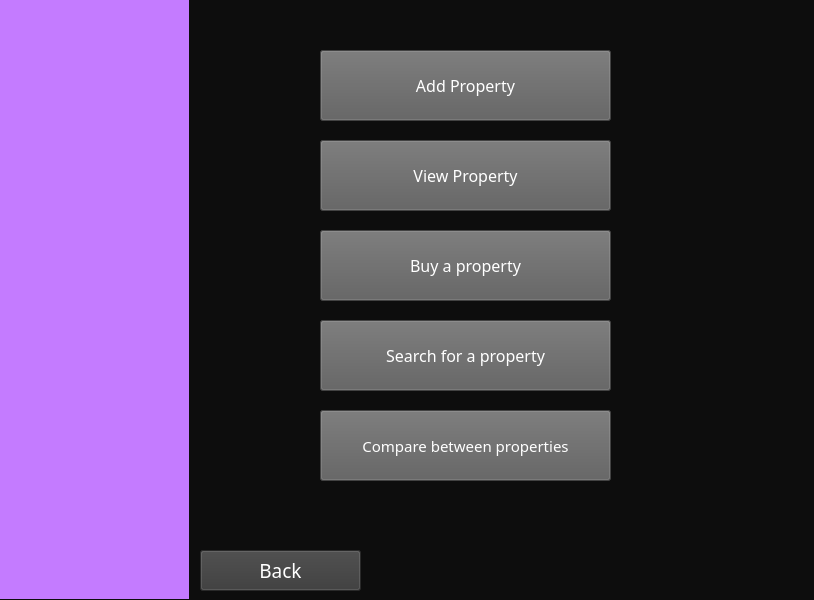
<?xml version="1.0" encoding="UTF-8"?>
<ui version="4.0">
 <class>MainWindow</class>
 <widget class="QMainWindow" name="MainWindow">
  <property name="geometry">
   <rect>
    <x>0</x>
    <y>0</y>
    <width>814</width>
    <height>600</height>
   </rect>
  </property>
  <property name="windowTitle">
   <string>MainWindow</string>
  </property>
  <property name="styleSheet">
   <string notr="true">background-color: rgb(13, 13, 13);
color: rgb(255, 255, 255);
border-color: rgb(85, 85, 85);
border-color: qlineargradient(spread:pad, x1:0, y1:0, x2:1, y2:0, stop:0 rgba(255, 0, 0, 255), stop:0.166 rgba(255, 255, 0, 255), stop:0.333 rgba(0, 255, 0, 255), stop:0.5 rgba(0, 255, 255, 255), stop:0.666 rgba(0, 0, 255, 255), stop:0.833 rgba(255, 0, 255, 255), stop:1 rgba(255, 0, 0, 255));</string>
  </property>
  <widget class="QWidget" name="centralwidget">
   <widget class="QWidget" name="horizontalLayoutWidget">
    <property name="geometry">
     <rect>
      <x>-1</x>
      <y>0</y>
      <width>231</width>
      <height>601</height>
     </rect>
    </property>
    <layout class="QHBoxLayout" name="horizontalLayout"/>
   </widget>
   <widget class="QStackedWidget" name="stackedWidget">
    <property name="geometry">
     <rect>
      <x>-10</x>
      <y>0</y>
      <width>811</width>
      <height>601</height>
     </rect>
    </property>
    <property name="currentIndex">
     <number>0</number>
    </property>
    <widget class="QWidget" name="page_1">
     <widget class="QPushButton" name="addPropbtn">
      <property name="geometry">
       <rect>
        <x>330</x>
        <y>50</y>
        <width>291</width>
        <height>71</height>
       </rect>
      </property>
      <property name="font">
       <font>
        <family>Lucida Fax</family>
        <pointsize>12</pointsize>
        <bold>false</bold>
        <underline>false</underline>
       </font>
      </property>
      <property name="styleSheet">
       <string notr="true">background-color: rgb(93, 93, 93);</string>
      </property>
      <property name="text">
       <string>Add Property</string>
      </property>
     </widget>
     <widget class="QPushButton" name="viewPropbtn">
      <property name="geometry">
       <rect>
        <x>330</x>
        <y>140</y>
        <width>291</width>
        <height>71</height>
       </rect>
      </property>
      <property name="font">
       <font>
        <family>Lucida Fax</family>
        <pointsize>12</pointsize>
        <bold>false</bold>
        <underline>false</underline>
       </font>
      </property>
      <property name="styleSheet">
       <string notr="true">background-color: rgb(93, 93, 93);</string>
      </property>
      <property name="text">
       <string>View Property</string>
      </property>
     </widget>
     <widget class="QPushButton" name="searchPropbtn">
      <property name="geometry">
       <rect>
        <x>330</x>
        <y>320</y>
        <width>291</width>
        <height>71</height>
       </rect>
      </property>
      <property name="font">
       <font>
        <family>Lucida Fax</family>
        <pointsize>12</pointsize>
        <bold>false</bold>
        <underline>false</underline>
       </font>
      </property>
      <property name="styleSheet">
       <string notr="true">background-color: rgb(93, 93, 93);</string>
      </property>
      <property name="text">
       <string>Search for a property</string>
      </property>
     </widget>
     <widget class="QPushButton" name="comparePropbtn">
      <property name="geometry">
       <rect>
        <x>330</x>
        <y>410</y>
        <width>291</width>
        <height>71</height>
       </rect>
      </property>
      <property name="font">
       <font>
        <family>Lucida Fax</family>
        <pointsize>11</pointsize>
        <bold>false</bold>
        <underline>false</underline>
       </font>
      </property>
      <property name="styleSheet">
       <string notr="true">background-color: rgb(93, 93, 93);</string>
      </property>
      <property name="text">
       <string>Compare between properties</string>
      </property>
     </widget>
     <widget class="QPushButton" name="backbtn">
      <property name="geometry">
       <rect>
        <x>210</x>
        <y>550</y>
        <width>161</width>
        <height>41</height>
       </rect>
      </property>
      <property name="font">
       <font>
        <family>Lucida Fax</family>
        <pointsize>14</pointsize>
        <bold>false</bold>
        <underline>false</underline>
       </font>
      </property>
      <property name="styleSheet">
       <string notr="true">background-color: rgb(57, 57, 57);</string>
      </property>
      <property name="text">
       <string>Back</string>
      </property>
     </widget>
     <widget class="QPushButton" name="buyPropbtn">
      <property name="geometry">
       <rect>
        <x>330</x>
        <y>230</y>
        <width>291</width>
        <height>71</height>
       </rect>
      </property>
      <property name="font">
       <font>
        <family>Lucida Fax</family>
        <pointsize>12</pointsize>
        <bold>false</bold>
        <underline>false</underline>
       </font>
      </property>
      <property name="styleSheet">
       <string notr="true">background-color: rgb(93, 93, 93);</string>
      </property>
      <property name="text">
       <string>Buy a property</string>
      </property>
     </widget>
     <widget class="QWidget" name="sidebarWidget" native="true">
      <property name="geometry">
       <rect>
        <x>-30</x>
        <y>0</y>
        <width>229</width>
        <height>599</height>
       </rect>
      </property>
      <property name="styleSheet">
       <string notr="true">background-color: qlineargradient(spread:pad, x1:0, y1:0.795, x2:0.911, y2:0.0454545, stop:0.100559 rgba(145, 70, 145, 255), stop:1 rgba(54, 57, 57, 255));
background-color: rgb(196, 123, 255);
</string>
      </property>
     </widget>
    </widget>
    <widget class="QWidget" name="page_3">
     <widget class="QWidget" name="horizontalLayoutWidget_2">
      <property name="geometry">
       <rect>
        <x>10</x>
        <y>0</y>
        <width>151</width>
        <height>601</height>
       </rect>
      </property>
      <layout class="QHBoxLayout" name="horizontalLayout_2">
       <item>
        <widget class="QWidget" name="sidebarWidget_3" native="true">
         <property name="styleSheet">
          <string notr="true">background-color: qlineargradient(spread:pad, x1:0, y1:0.795, x2:0.911, y2:0.0454545, stop:0.100559 rgba(145, 70, 145, 255), stop:1 rgba(54, 57, 57, 255));
background-color: rgb(196, 123, 255);
</string>
         </property>
        </widget>
       </item>
      </layout>
     </widget>
     <widget class="QTableWidget" name="userPropTable">
      <property name="geometry">
       <rect>
        <x>370</x>
        <y>50</y>
        <width>311</width>
        <height>531</height>
       </rect>
      </property>
     </widget>
     <widget class="QLabel" name="title_2">
      <property name="geometry">
       <rect>
        <x>200</x>
        <y>10</y>
        <width>241</width>
        <height>31</height>
       </rect>
      </property>
      <property name="styleSheet">
       <string notr="true">font: 900 italic 18pt &quot;Segoe UI&quot;;
color: rgb(255, 255, 255);</string>
      </property>
      <property name="text">
       <string>User Properties</string>
      </property>
     </widget>
    </widget>
    <widget class="QWidget" name="page"/>
    <widget class="QWidget" name="page_2">
     <widget class="QPushButton" name="backbtn_2">
      <property name="geometry">
       <rect>
        <x>220</x>
        <y>550</y>
        <width>151</width>
        <height>41</height>
       </rect>
      </property>
      <property name="font">
       <font>
        <family>Lucida Fax</family>
        <pointsize>14</pointsize>
        <bold>false</bold>
        <underline>false</underline>
       </font>
      </property>
      <property name="styleSheet">
       <string notr="true">background-color: rgb(57, 57, 57);</string>
      </property>
      <property name="text">
       <string>Back</string>
      </property>
     </widget>
     <widget class="QLabel" name="title">
      <property name="geometry">
       <rect>
        <x>230</x>
        <y>10</y>
        <width>241</width>
        <height>31</height>
       </rect>
      </property>
      <property name="styleSheet">
       <string notr="true">font: 900 italic 18pt &quot;Segoe UI&quot;;
color: rgb(255, 255, 255);</string>
      </property>
      <property name="text">
       <string>Property details</string>
      </property>
     </widget>
     <widget class="QLabel" name="ownernamelbl">
      <property name="geometry">
       <rect>
        <x>240</x>
        <y>70</y>
        <width>141</width>
        <height>31</height>
       </rect>
      </property>
      <property name="styleSheet">
       <string notr="true"/>
      </property>
      <property name="text">
       <string>Owner's name</string>
      </property>
     </widget>
     <widget class="QLabel" name="typelbl">
      <property name="geometry">
       <rect>
        <x>240</x>
        <y>250</y>
        <width>81</width>
        <height>41</height>
       </rect>
      </property>
      <property name="text">
       <string>Type</string>
      </property>
     </widget>
     <widget class="QLabel" name="locationlbl">
      <property name="geometry">
       <rect>
        <x>240</x>
        <y>190</y>
        <width>111</width>
        <height>31</height>
       </rect>
      </property>
      <property name="text">
       <string>Location</string>
      </property>
     </widget>
     <widget class="QLabel" name="arealbl">
      <property name="geometry">
       <rect>
        <x>240</x>
        <y>130</y>
        <width>101</width>
        <height>31</height>
       </rect>
      </property>
      <property name="text">
       <string>Area</string>
      </property>
     </widget>
     <widget class="QLabel" name="bedroomslbl">
      <property name="geometry">
       <rect>
        <x>240</x>
        <y>320</y>
        <width>121</width>
        <height>41</height>
       </rect>
      </property>
      <property name="text">
       <string>Bedrooms</string>
      </property>
     </widget>
     <widget class="QLabel" name="bathroomslbl">
      <property name="geometry">
       <rect>
        <x>240</x>
        <y>390</y>
        <width>131</width>
        <height>31</height>
       </rect>
      </property>
      <property name="text">
       <string>Bathroms</string>
      </property>
     </widget>
     <widget class="QLineEdit" name="ownernameEdit">
      <property name="geometry">
       <rect>
        <x>420</x>
        <y>70</y>
        <width>301</width>
        <height>31</height>
       </rect>
      </property>
     </widget>
     <widget class="QLineEdit" name="areaEdit">
      <property name="geometry">
       <rect>
        <x>420</x>
        <y>140</y>
        <width>301</width>
        <height>31</height>
       </rect>
      </property>
     </widget>
     <widget class="QWidget" name="horizontalLayoutWidget_3">
      <property name="geometry">
       <rect>
        <x>10</x>
        <y>0</y>
        <width>201</width>
        <height>601</height>
       </rect>
      </property>
      <layout class="QHBoxLayout" name="horizontalLayout_3">
       <item>
        <widget class="QWidget" name="sidebarWidget_2" native="true">
         <property name="styleSheet">
          <string notr="true">background-color: qlineargradient(spread:pad, x1:0, y1:0.795, x2:0.911, y2:0.0454545, stop:0.100559 rgba(145, 70, 145, 255), stop:1 rgba(54, 57, 57, 255));
background-color: rgb(196, 123, 255);
</string>
         </property>
        </widget>
       </item>
      </layout>
     </widget>
     <widget class="QSlider" name="horizontalSlider">
      <property name="geometry">
       <rect>
        <x>420</x>
        <y>400</y>
        <width>301</width>
        <height>21</height>
       </rect>
      </property>
      <property name="orientation">
       <enum>Qt::Orientation::Horizontal</enum>
      </property>
     </widget>
     <widget class="QSlider" name="horizontalSlider_2">
      <property name="geometry">
       <rect>
        <x>420</x>
        <y>330</y>
        <width>301</width>
        <height>21</height>
       </rect>
      </property>
      <property name="orientation">
       <enum>Qt::Orientation::Horizontal</enum>
      </property>
     </widget>
     <widget class="QComboBox" name="locationCombo">
      <property name="geometry">
       <rect>
        <x>420</x>
        <y>190</y>
        <width>301</width>
        <height>41</height>
       </rect>
      </property>
     </widget>
     <widget class="QComboBox" name="typeCombo">
      <property name="geometry">
       <rect>
        <x>420</x>
        <y>250</y>
        <width>301</width>
        <height>41</height>
       </rect>
      </property>
     </widget>
     <widget class="QPushButton" name="submitPropbtn">
      <property name="geometry">
       <rect>
        <x>600</x>
        <y>510</y>
        <width>121</width>
        <height>41</height>
       </rect>
      </property>
      <property name="styleSheet">
       <string notr="true">background-color: rgb(0, 208, 0);</string>
      </property>
      <property name="text">
       <string>submit</string>
      </property>
     </widget>
     <widget class="QLabel" name="pricelbl">
      <property name="geometry">
       <rect>
        <x>240</x>
        <y>450</y>
        <width>131</width>
        <height>31</height>
       </rect>
      </property>
      <property name="text">
       <string>Price</string>
      </property>
     </widget>
     <widget class="QLineEdit" name="priceEdit">
      <property name="geometry">
       <rect>
        <x>420</x>
        <y>450</y>
        <width>301</width>
        <height>31</height>
       </rect>
      </property>
     </widget>
    </widget>
   </widget>
  </widget>
 </widget>
 <resources/>
 <connections/>
</ui>
